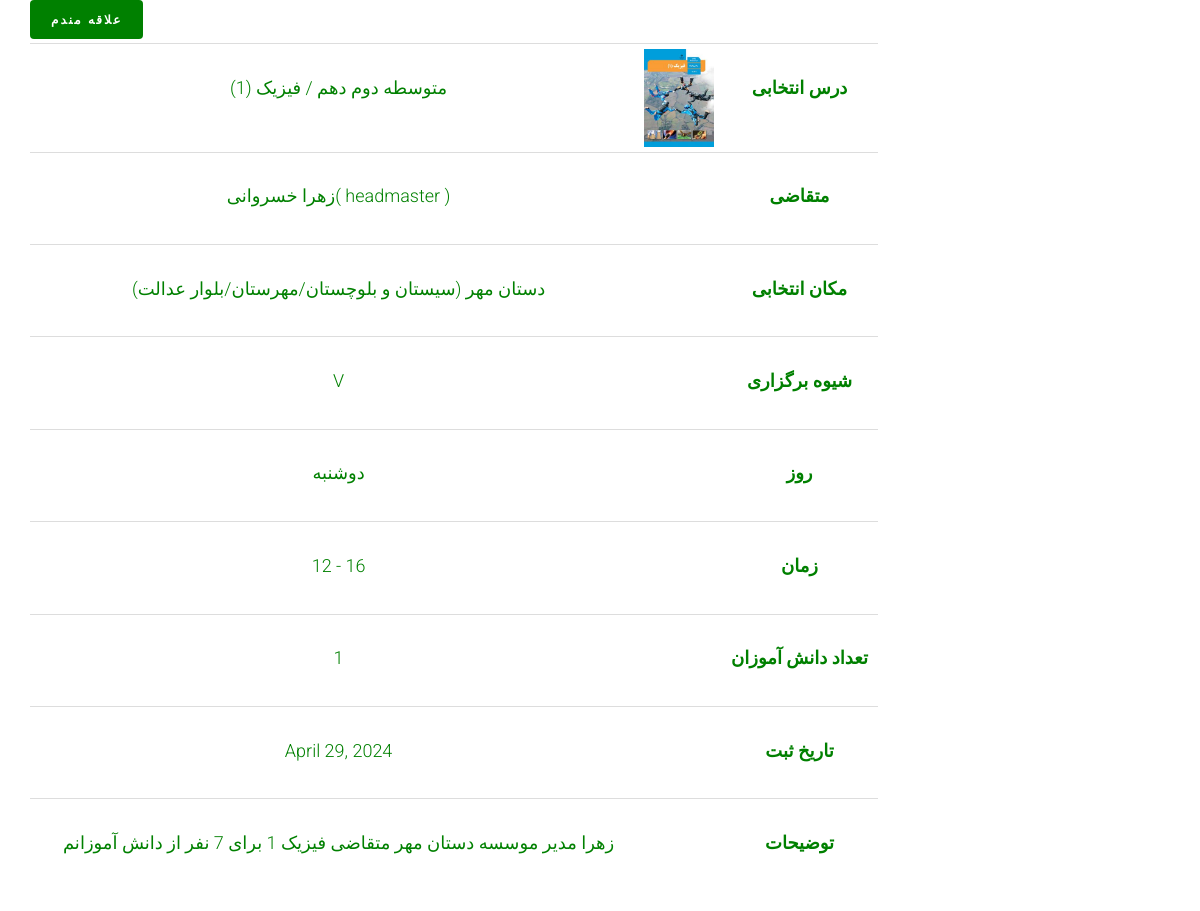
/application/345, run on the app's committed database.
### application/models.py (models this page shows, shortened)
class Application(models.Model):
    applicant = models.ForeignKey(User, on_delete=models.CASCADE)
    demanded_course = models.ForeignKey(Course, on_delete=models.CASCADE)
    preferred_style = models.CharField(choices=HOLDING_STYLE, max_length=50, default="V")
    short_description = models.CharField(max_length=300, null=True, blank=True)
    is_accepted = models.BooleanField(blank=True, null=True, default=False)
    num_of_student = models.IntegerField(validators=[MinValueValidator(1), MaxValueValidator(10)], default=1)
    registered_date = models.DateField(null=True, blank=True , auto_now_add=True)
    free_day_1 = models.ForeignKey(WeekDay, on_delete=models.CASCADE, null=True, blank=True)
    free_time_1 = models.ForeignKey(AvailableTime, on_delete=models.CASCADE, null=True, blank=True)
    venue = models.ForeignKey(PublicPlace, on_delete=models.CASCADE, blank=True, null=True)
    is_active = models.BooleanField(default=False)
    slug = models.SlugField(max_length=200, default="", null=False, db_index=True)

class Course(models.Model):
    course_name = models.ForeignKey(CourseName, on_delete=models.CASCADE, db_index=True)
    grade = models.ForeignKey(Grade, on_delete=models.CASCADE, blank=True, null=True)
    major = models.ForeignKey(Major, on_delete=models.CASCADE, blank=True, null=True)
    image=models.ImageField(upload_to='images/courses', null=True,blank=True)
    code=models.CharField(max_length=7, blank=True, null=True)
    book_download_link=models.CharField(max_length=300, blank=True, null=True)
    is_active = models.BooleanField(default=True)
    slug = models.SlugField(max_length=500, blank=True, null=True)
    def __str__(self):
        return f" {self.grade} / {self.course_name} "
    class Meta:
        constraints = [
            models.UniqueConstraint(fields=['course_name', 'grade', 'major'],
                                    name='unique_course_name_edu_level_grade'),
        ]

class Grade(models.Model):
    edu_level = models.ForeignKey(EducationalLevel, on_delete=models.CASCADE)
    grade_name = models.CharField(max_length=20, verbose_name="پایه تحصیلی")
    url_title = models.CharField(max_length=200, blank=True, null=True)
    is_active = models.BooleanField(default=True)
    def __str__(self):
        return f"{self.edu_level} {self.grade_name}"
    class Meta:
        constraints = [
            models.UniqueConstraint(fields=['edu_level', 'grade_name'], name='unique_edu_level_grade')]

class EducationalLevel(models.Model):
    edu_level = models.CharField(max_length=20, unique=True, verbose_name="دوره آموزشی")
    url_title = models.CharField(max_length=200, blank=True, null=True)
    is_active = models.BooleanField(default=True)
    def __str__(self):
        return self.edu_level

class CourseName(models.Model):
    course_name = models.CharField(max_length=20, unique=True)
    def __str__(self):
        return f"{self.course_name}"

class WeekDay(models.Model):
    day_name = models.CharField(max_length=20, unique=True)
    def __str__(self):
        return f"{self.day_name}"

class AvailableTime(models.Model):
    time_name = models.CharField(max_length=20)
    def __str__(self):
        return f"{self.time_name}"

### account/models.py (models this page shows, shortened)
class User(AbstractUser):
    mobile = models.CharField(max_length=20, null=True, blank=True, verbose_name='mobile')
    user_type = models.ForeignKey(UserType, on_delete=models.CASCADE, blank=True, null=True)
    email_active_code = models.CharField(max_length=100, null=True, blank=True, verbose_name='Email Activation code')
    mobile_verification_code = models.CharField(max_length=50, null=True, blank=True, default="")
    mobile_verified = models.BooleanField(default=False)

class UserType(models.Model):
    objects = None
    title = models.CharField(max_length=20)
    def __str__(self):
        return self.title

class PublicPlace(models.Model):
    name = models.CharField(max_length=200)
    type = models.ForeignKey(PublicPlaceType, on_delete=models.CASCADE, blank=True, null=True)
    director = models.OneToOneField(User, on_delete=models.CASCADE, null=True, blank=True)
    province = models.ForeignKey(Province, on_delete=models.CASCADE, blank=True, null=True)
    city = models.ForeignKey(City, on_delete=models.CASCADE, blank=True, null=True)
    district= models.CharField(max_length=100, blank=True, null=True)
    address = models.CharField(max_length=300, blank=True, null=True)
    def __str__(self):
        return f"{self.name}  ({self.province}/{self.city}/{self.district})"

class Province(models.Model):
    name = models.CharField(max_length=500)
    url_title = models.CharField(max_length=100, blank=True, null=True)
    is_active = models.BooleanField(default=False)
    slug = models.SlugField(max_length=500, default="", null=True, blank=True)
    def __str__(self):
        return self.name

class City(models.Model):
    name = models.CharField(max_length=500)
    url_title = models.CharField(max_length=100, blank=True, null=True)
    province = models.ForeignKey(Province, on_delete=models.CASCADE)
    is_active = models.BooleanField(default=False)
    slug = models.SlugField(max_length=500, blank=True, null=True)
    parent_city = models.ForeignKey(
        "self",
        related_name="child_cities",
        null=True,
        blank=True,
        on_delete=models.CASCADE,
    )
    def __str__(self):
        return self.name

### application/views.py (the view)
# urls.py: path('<int:pk>', views.ApplicationDetailView.as_view(), name='application_detail'),
class ApplicationDetailView(DetailView):
    template_name = 'application/application_detail.html'
    model = Application
    def get_context_data(self, **kwargs):
        context = super().get_context_data(**kwargs)
        loaded_application = self.object
        request = self.request
        favorite_application_id = request.session.get("application_favorites")
        context['is_favorite'] = favorite_application_id == str(loaded_application.id)
        current_user = self.request.user
        context['current_user'] = current_user
        return context

### application/templates/application/application_detail.html (shortened to what this page needs)
{% extends 'shared/_layout.html' %}
{% load render_partial %}
{% block content %}
<div class="container">
	<div class="row">
		<div class="col-sm-9">
			<div class="container-fluid">
				<div class="row fh5co-post-entry">
					<table class="table table-condensed" style="border-bottom: 1px ; text-align: center">
						<tbody>
						<tr>
							<td></td>
							<td>
								<p style="text-align: center; color:green">{{ application.demanded_course }}</p>
							</td>
							<td>
								{% if application.demanded_course %}
								<a href=""><img src="{{ application.demanded_course.image.url }}" width="70" alt=""></a>
								{% else %}
								<a href=""><img src="/static/images/white.png" width="70"></a>
								{% endif %}
							</td>
							<td>
								<label style="color: green"> درس انتخابی  </label>
							</td>
						</tr>
						{% if application.applicant %}
						<tr>
							<td>
							</td>
							<td>
								<p style="text-align: center; color:green">{{ application.applicant.first_name }}  {{application.applicant.last_name}}( {{application.applicant.user_type}} )</p>
							</td>
							<td class="cart_product">
								<a href=""><img src="/static/images/white.png" width="70"></a>
							</td>
							<td>
								<label style="color: green"> متقاضی  </label>
							</td>
						</tr>
						{% endif %}
						{% if application.venue %}
						<tr>
							<td>
							</td>
							<td>
								<p style="text-align: center; color:green">{{ application.venue }} </p>
							</td>
							<td class="cart_product">
								<a href=""><img src="/static/images/white.png" width="70"></a>
							</td>
							<td>
								<label style="color: green"> مکان انتخابی  </label>
							</td>
						</tr>
						{% endif %}
						{% if application.preferred_style %}
						<tr>
							<td>
							</td>
							<td>
								<p style="text-align: center; color:green">{{ application.preferred_style }}</p>
							</td>
							<td class="cart_product">
								<a href=""><img src="/static/images/white.png" width="70"></a>
							</td>
							<td>
								<label style="color: green"> شیوه برگزاری  </label>
							</td>
						</tr>
						{% endif %}
						{% if application.free_day_1 %}
						<tr>
							<td>
							</td>
							<td>
								<p style="text-align: center; color:green">{{ application.free_day_1 }}</p>
							</td>
							<td class="cart_product">
								<a href=""><img src="/static/images/white.png" width="70"></a>
							</td>
							<td>
								<label style="color: green"> روز  </label>
							</td>
						</tr>
						{% endif %}
						{% if application.free_time_1 %}
						<tr>
							<td>
							</td>
							<td>
								<p style="text-align: center; color:green">{{ application.free_time_1 }}</p>
							</td>
							<td class="cart_product">
								<a href=""><img src="/static/images/white.png" width="70"></a>
							</td>
							<td>
								<label style="color: green"> زمان </label>
							</td>
						</tr>
						{% endif %}
						{% if application.num_of_student %}
						<tr>
							<td>
							</td>
							<td>
								<p style="text-align: center; color:green">{{ application.num_of_student }}</p>
							</td>
							<td class="cart_product">
								<a href=""><img src="/static/images/white.png" width="70"></a>
							</td>
							<td>
								<label style="color: green"> تعداد دانش آموزان </label>
							</td>
						</tr>
						{% endif %}
						{% if application.registered_date %}
						<tr>
							<td>
							</td>
							<td>
								<p style="text-align: center; color:green">{{ application.registered_date }}</p>
							</td>
							<td class="cart_product">
								<a href=""><img src="/static/images/white.png" width="70"></a>
							</td>
							<td>
								<label style="color: green"> تاریخ ثبت </label>
							</td>
						</tr>
						{% endif %}
						{% if application.short_description %}
						<tr>
							<td>
							</td>
							<td>
								<p style="text-align: center; color:green">{{ application.short_description }}</p>
							</td>
							<td class="cart_product">
								<a href=""><img src="/static/images/white.png" width="70"></a>
							</td>
							<td>
								<label style="color: green"> توضیحات </label>
							</td>
						</tr>
						{% endif %}
						{% if is_favorite %}
						<i class="icon-star" title="علاقه مندم" style="color: green"></i>
						{% else %}
						<form action="{% url 'application_favorite' %}" method="post">
							<button type="submit" class="btn btn-fefault cart" style="background-color: green; color: white">علاقه مندم </button>
						</form>
						{% endif %}
						</tbody>
					</table>
				</div>
			</div>
		</div>
	</div>
</div>
{% endblock %}

### static/css/style.css (style rules this page uses)
html { background: #fff; }
body { font-family: "Roboto", arial, sans-serif; font-size: 18px; font-weight: 300; line-height: 1.8; color: #222; background: #fff; }
a { color: #f7c873; -webkit-transition: 0.5s; -o-transition: 0.5s; transition: 0.5s; }
p { margin-bottom: 30px; }
.btn { margin-right: 4px; margin-bottom: 4px; font-family: "Playfair Display", times, serif; font-size: 12px; letter-spacing: 2px; text-transform: uppercase; font-weight: 700; -webkit-border-radius: 4px; -moz-border-radius: 4px; -ms-border-radius: 4px; border-radius: 4px; -webkit-transition: 0.5s; -o-transition: 0.5s; transition: 0.5s; }

### data on the page
Application: demanded_course "متوسطه دوم دهم / فیزیک (1)", demanded_course.image (picture), applicant.first_name "زهرا", applicant.last_name "خسروانی", applicant.user_type "headmaster", venue "دستان مهر (سیستان و بلوچستان/مهرستان/بلوار عدالت)", preferred_style "V", free_day_1 "دوشنبه", free_time_1 "12 - 16", num_of_student "1", registered_date "April 29, 2024", short_description "زهرا مدیر موسسه دستان مهر متقاضی فیزیک 1 برای 7 نفر از دانش آموزانم"
